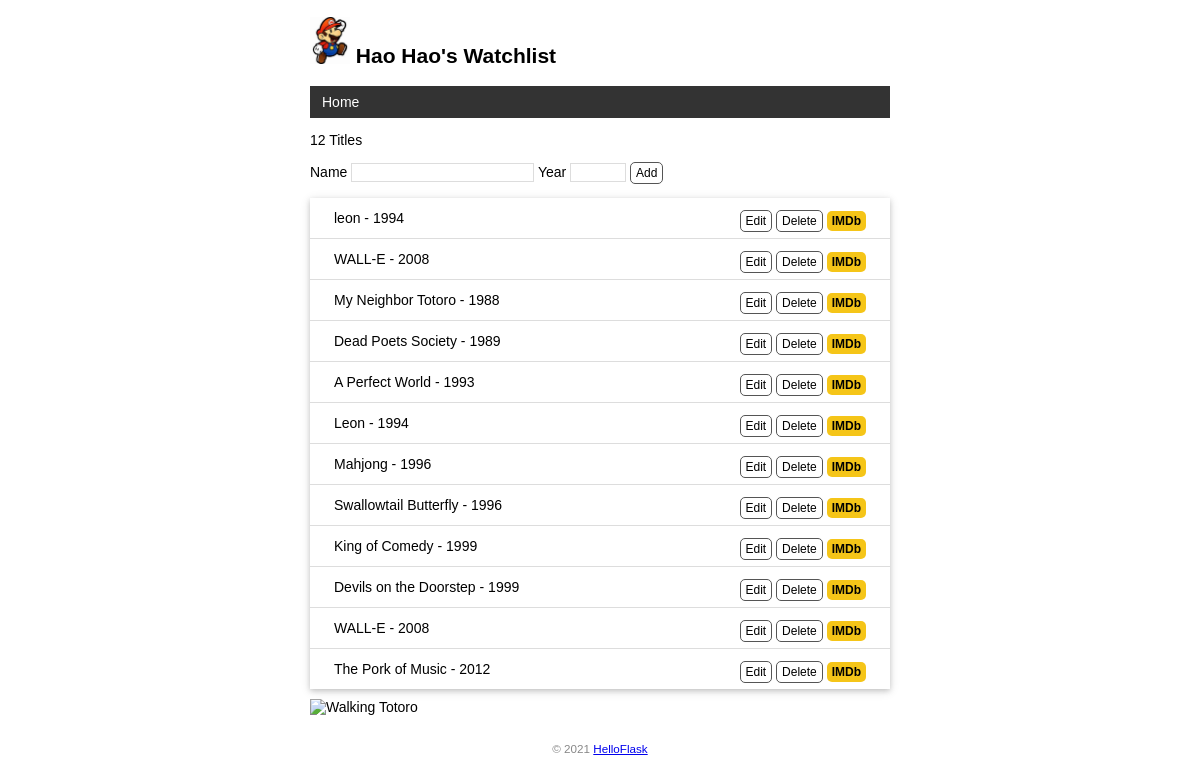
Before: / with the older database file.
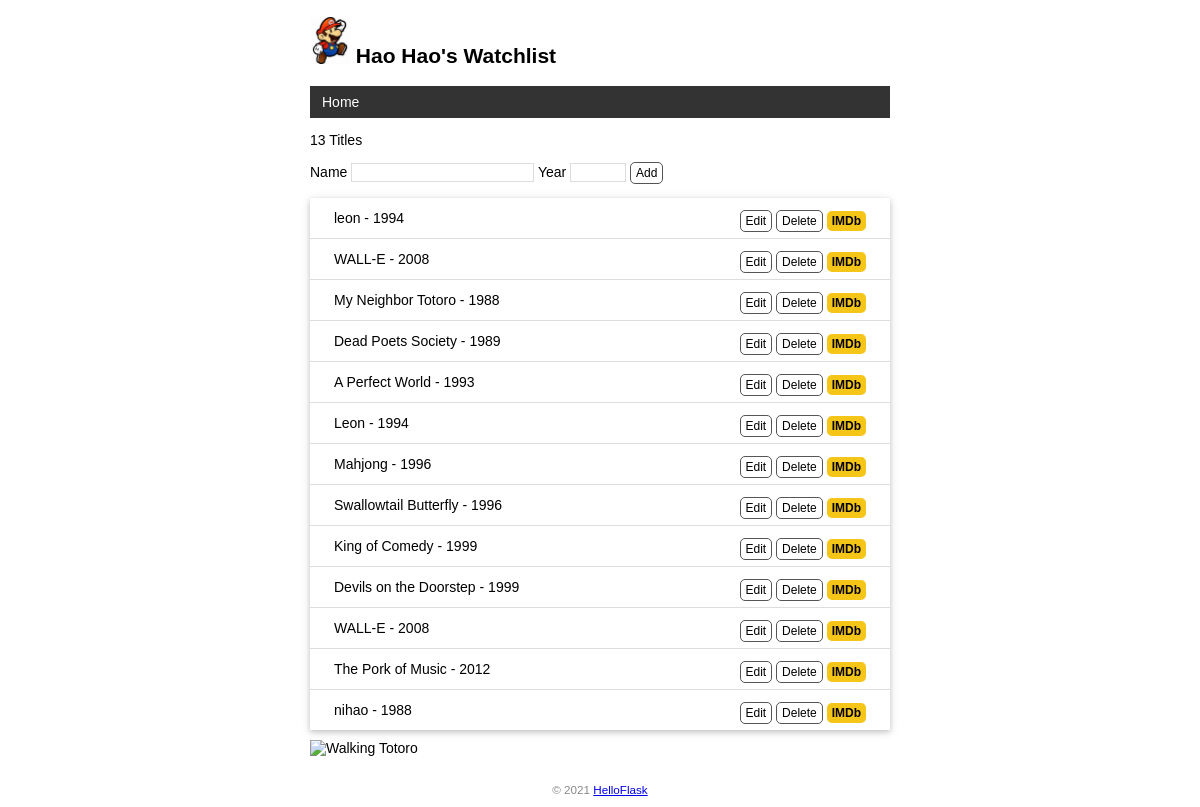
After: the same page with the newer database file.
### app.py (models this page shows)
class User(db.Model):   #表名将会是user(自动生成，小写处理)
	id = db.Column(db.Integer, primary_key=True)  #主键
	name = db.Column(db.String(20))   #名字

class Movie(db.Model):    #表名将会是movie
	id = db.Column(db.Integer, primary_key=True)   #主键
	title = db.Column(db.String(60))  #电影标题
	year = db.Column(db.String(4))   #电影年份

### app.py (the view, shortened to what this page needs)
@app.route('/', methods=['GET', 'POST'])
def index():
    movies = Movie.query.all()
    return render_template('index.html', movies=movies)

### app.py (called while the page is built)
@app.context_processor
def inject_user():   #函数名可以随意修改
	user = User.query.first()   #user变量定义,读取用户记录
	return dict(user=user)   #需要返回自字典，等同于 return {'user': user}

### templates/index.html
{% extends 'base.html' %}
{% block content %}
<p>{{ movies|length }} Titles</p>
<form method="post">
    Name <input type="text" name="title" autocomplete="off" required>
    Year <input type="text" name="year" autocomplete="off" required>
    <input class="btn" type="submit" name="submit" value="Add">
</form>
<ul class="movie-list">
    {% for movie in movies %}
    <li>{{ movie.title }} - {{ movie.year }}
        <span class="float-right">
 	    <a class="btn" href="{{ url_for('edit', movie_id=movie.id) }}">Edit</a>
	    <form class="inline-form" method="post" action="{{ url_for('delete', movie_id=movie.id) }}">
                <input class="btn" type="submit" name="delete" value="Delete" onclick="return confirm('Are you sure?')">
    	    </form>
            <a class="imdb" href="https://www.imdb.com/find?q={{ movie.title }}" target="_blank" title="Find this movie on IMDb">IMDb</a>
        </span>
    </li>
    {% endfor %}
</ul>
<img alt="Walking Totoro" class="totoro" src="{{ url_for('static', filename='images/totoro.gif') }}" title="to~to~ro~">
{% endblock %}

### templates/base.html (shortened to what this page needs)
<!DOCTYPE html>
<html lang="en">
<head>
	{% block head %}
	<link rel="stylesheet" href="{{ url_for('static', filename='style.css') }}" type="text/css">
	{% endblock %}
</head>
<body>
	<h2>
		<img alt="Aatar" class="avatar" src="{{ url_for('static', filename='images/avatar.png') }}">
		{{ user.name }}'s Watchlist
	</h2>
	<nav>
		<ul>
			<li><a href="{{ url_for('index') }}">Home</a></li>
		</ul>
	</nav>
	{% block content %}{% endblock %}
	<footer>
		<small>&copy; 2021 <a href="http://helloflask.com/tutorial">HelloFlask</a></small>
	</footer>
</body>
</html>

### static/style.css (style rules this page uses)
body { margin: auto; max-width: 580px; font-size: 14px; font-family: Helvetica, Arial, sans-serif; }
footer { color: #888; margin-top: 15px; text-align: center; padding: 10px; }
.avatar { width: 40px; }
.movie-list { list-style-type: none; padding: 0; margin-bottom: 10px; box-shadow: 0 2px 5px 0 rgba(0, 0, 0, 0.16), 0 2px 10px 0 rgba(0, 0, 0, 0.12); }
.movie-list li { padding: 12px 24px; border-bottom: 1px solid #ddd; }
.movie-list li:last-child { border-bottom:none; }
nav ul { list-style-type: none; margin: 0; padding: 0; overflow: hidden; background-color: #333; }
nav li { float: left; }
nav li a { display: block; color: white; text-align: center; padding: 8px 12px; text-decoration: none; }
.float-right { float: right; }
.imdb { font-size: 12px; font-weight: bold; color: black; text-decoration: none; background: #F5C518; border-radius: 5px; padding: 3px 5px; }
input[type=submit] { font-family: inherit; }
input[type=text] { border: 1px solid #ddd; }
input[name=year] { width: 50px; }
.btn { font-size: 12px; padding: 3px 5px; text-decoration: none; cursor: pointer; background-color: white; color: black; border: 1px solid #555555; border-radius: 5px; }
.inline-form { display: inline; }

Changed rows visible on the page:
added Movie: title "nihao", year "1988"
Other visible differences:
{{ movies|length }}: "12" → "13"
